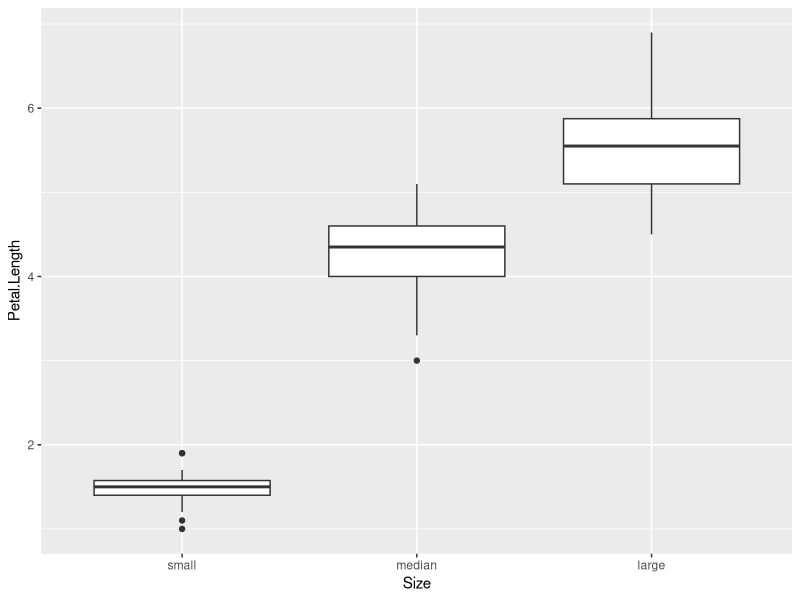

Write the R code that produced this figure.
## ---- chunk 1
knitr::opts_chunk$set(echo = TRUE)
## ---- chunk 2
data(iris)
## ---- chunk 3
levels(iris$Species)[1]="small"
levels(iris$Species)[2]="median"
levels(iris$Species)[3]="large"
## ---- chunk 4
iris$Species
## ---- chunk 5
names(iris)[5]="Size"
names(iris)
## ---- chunk 6
library(ggplot2)
## ---- chunk 7
ggplot(data=iris)+
  aes(x=Size,y=Petal.Length)+
  geom_boxplot()
## ---- chunk 8
fit=lm(Petal.Length~.,data=iris)
summary(fit)
## ---- chunk 9
rosenbrock=function(x){
  (1-x[1])**2+100*(x[2]-x[1]**2)**2
}
## ---- chunk 10
optim(c(3,7),rosenbrock)
optim(c(1,3),rosenbrock)
## ---- chunk 11
#Gauss-Seidel coordinate descent algorithm
x=c(-2,9)
for (i in 1:10000000){
  if(i<4000){
    x[1]=x[1]-0.0001*(-2+2*x[1]-400*x[2]*x[1]+400*x[1]**3)
    x[2]=x[2]-0.0001*(200*x[2]-200*x[1]**2)
  }
  if(4000<=i){
    x[1]=x[1]-0.00001*(-2+2*x[1]-400*x[2]*x[1]+400*x[1]**3)
    x[2]=x[2]-0.00001*(200*x[2]-200*x[1]**2)
  }
}
## ---- chunk 12
x
